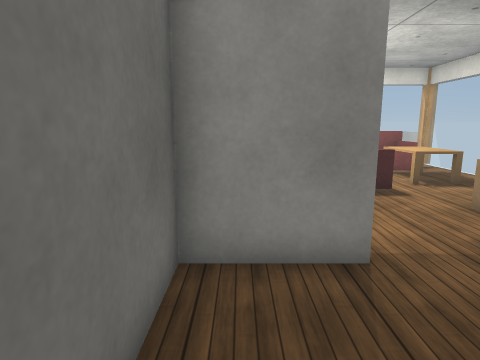
[1] (above)

16 first-person views from a walk through a Webots world. The camera is 1 m above the floor, tilts 10° down and sees 75° across. Doors are drawn as open doorways. The floor is counted in squares, 0.5 m on a side. Each view is taken from the middle of a square. On the plan, view 1 faces up. The plan holds only what a view shows up to about 17 squares ahead; the rest is blank. The robots in the file are not drawn. Simple shapes and patterns stand in for the simulator's stock objects.

[2]
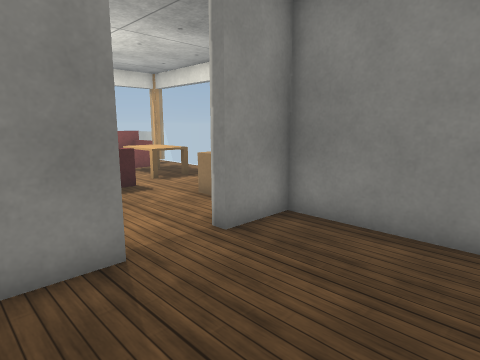

[3]
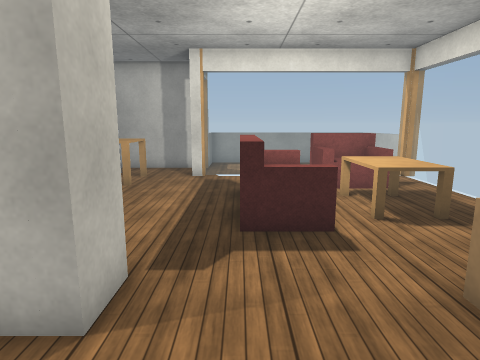

[4]
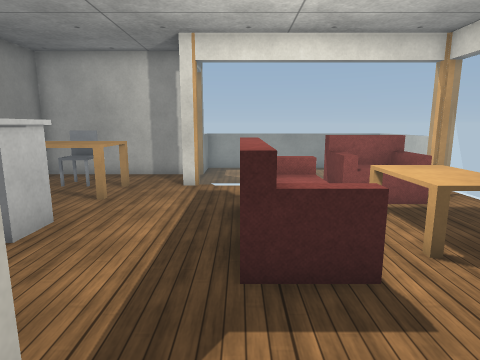

[5]
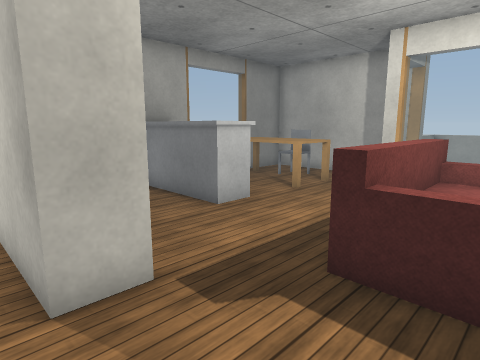

[6]
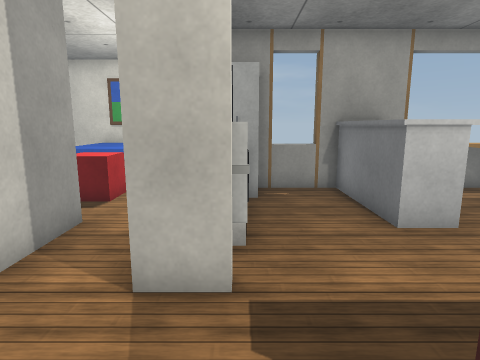

[7]
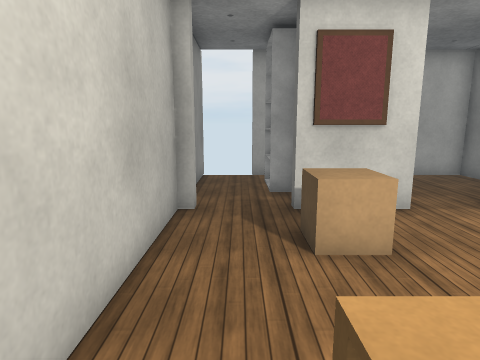

[8]
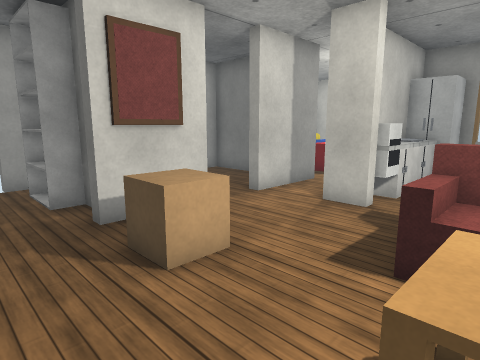

[9]
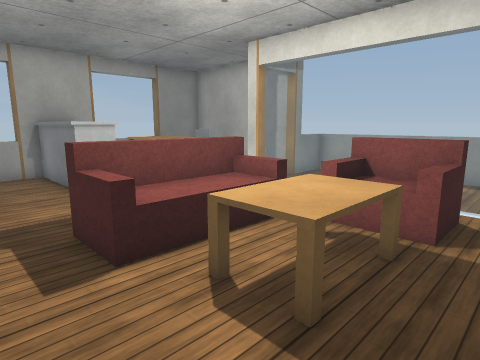

[10]
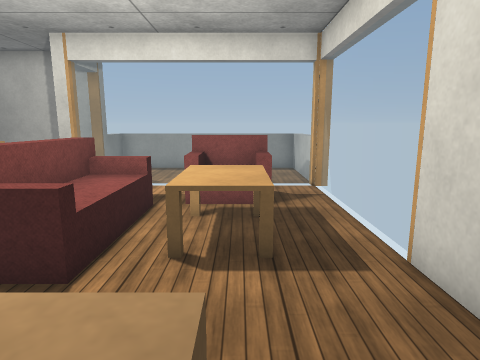

[11]
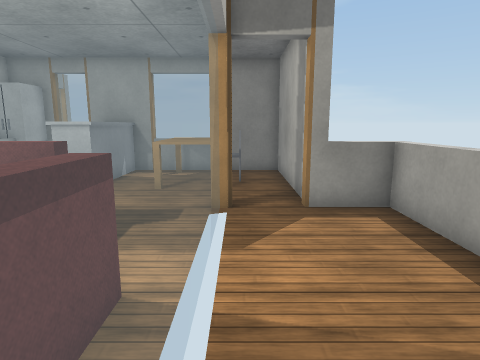

[12]
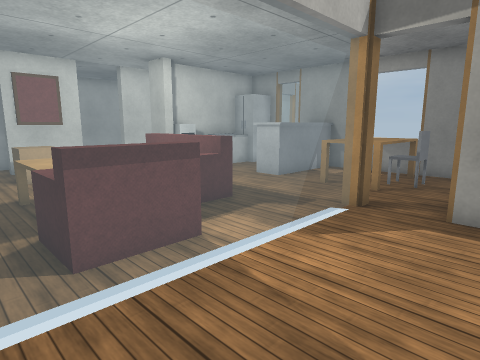

[13]
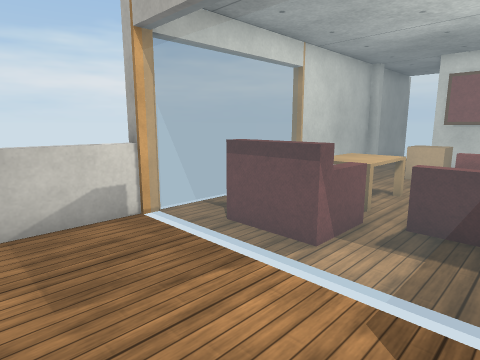

[14]
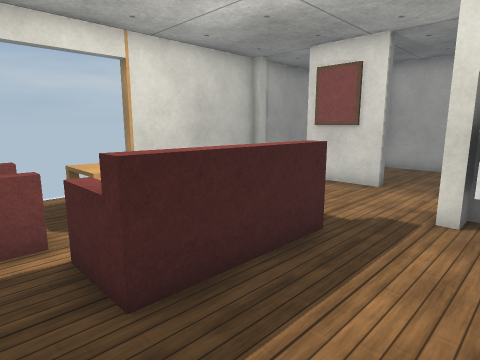

[15]
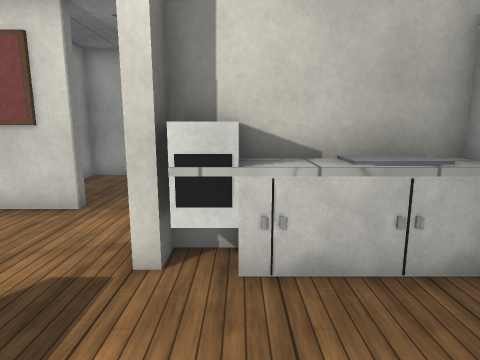

[16]
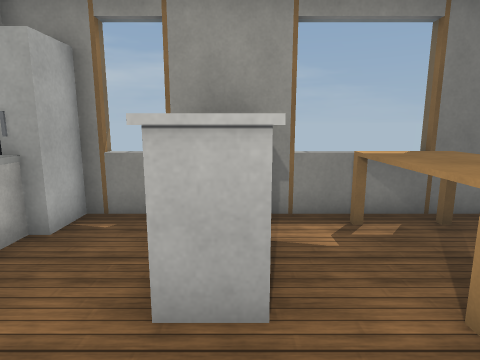

### Floor plan
Key: @ floor where view 1 was taken; # wall or solid block; . floor; D open door; = window, fence, low wall or low ledge; A armchair; T table; S sofa; B cardboard box; C counter; F fridge; E oven; P painting; G bed; L plastic crate; H shelf; I cabinet; O other object.
Columns run from 9 left of view 1 to 10 right of it. Each row starts with its distance up from view 1.
 21           #========#
 20           =........=
 19     #######........=
 18     #.....D........=
 17     #.OO..D=.......=
 16     #TOOT...===AAA=#
 15     #TTTT......AAA.=
 14     =..........AAA.=
 13     #.......SSSTT..=
 12     #CCCC...SSSTT..=
 11     #CCCC...SSSTT..=
 10     =.......SSS....#
  9     =..O...........#
  8     #FOIOE#........#
  7     #######....BB..#
  6         .......B...#
  5 P    .........P#...#
  4 P  G LL.###..###...#
  3 PGGG    #......#...#
  2 GGGG    #......#H..#
  1         #......#H..#
  0         #@. ...#...#
 -1         #########  #

Where each view was taken, in squares from view 1:
view 1: 0 up, 0 right, facing up
view 2: 0 up, 0 right, facing up-right
view 3: 4 up, 3 right, facing up
view 4: 6 up, 3 right, facing up
view 5: 6 up, 5 right, facing up-left
view 6: 8 up, 5 right, facing left
view 7: 12 up, 8 right, facing down
view 8: 11 up, 9 right, facing down-left
view 9: 8 up, 9 right, facing up-left
view 10: 6 up, 7 right, facing up
view 11: 17 up, 9 right, facing left
view 12: 20 up, 9 right, facing down-left
view 13: 20 up, 3 right, facing down-right
view 14: 15 up, 0 right, facing down-right
view 15: 12 up, 0 right, facing down
view 16: 12 up, 2 right, facing left
